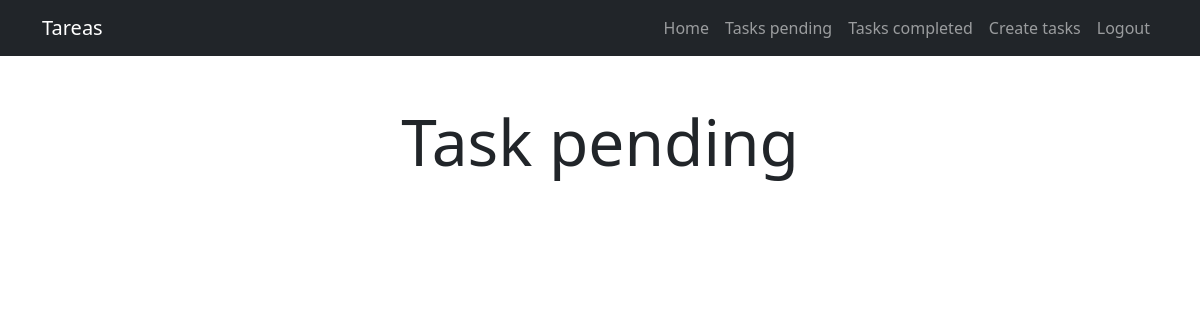
/tasks/ (signed in), run on an earlier commit of the app's database.
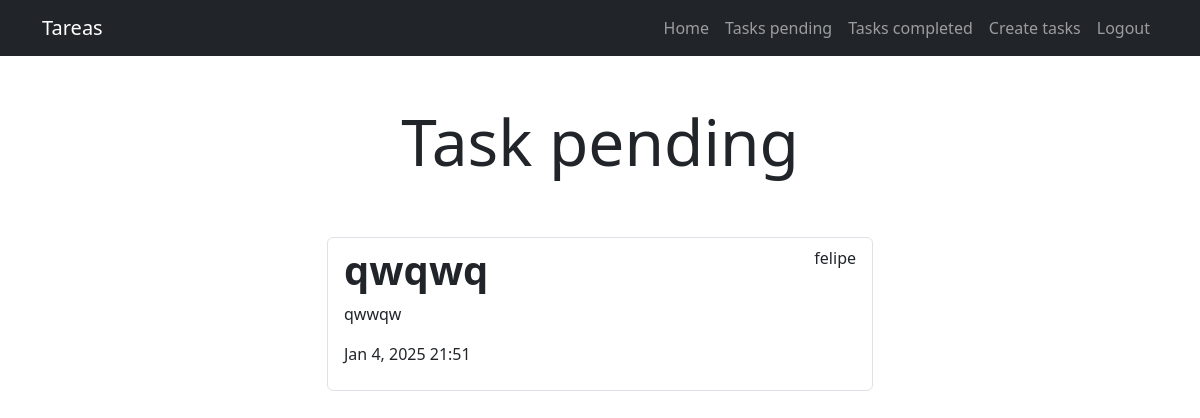
And on a later commit of the database.
### tasks/models.py (models this page shows, shortened)
class Task(models.Model):
    title = models.CharField(max_length= 255)
    description = models. TextField(blank=True)
    created = models.DateTimeField(auto_now_add=True)
    datecompleted = models.DateTimeField(null=True,blank=True)
    important = models.BooleanField(default=False)
    user = models.ForeignKey(User, on_delete= models.CASCADE)

### tasks/views.py (the view)
# urls.py: path("tasks/", views.tasks, name="tasks"),
@login_required
def tasks(request):
    if request.user.is_authenticated:
        tasks = Task.objects.filter(user=request.user)
    else:
        tasks = None  # O una lista vacía []
    return render(request, 'tasks.html', {'tasks': tasks, 'user_authenticated': request.user.is_authenticated})

### tasks/templates/tasks.html
{% extends 'base.html' %}
{% block content %}
<main class="container">
    <div class="row">
        <div class="col-md-6 offset-md-3">
            <h1 class="text-center display-3 py-5">Task pending</h1>
            <ul class="list-group">
                {% for task in tasks %}
                <a class="list-group-item" href="{% url 'task_detail' task.id %}">
                        <header class="d-flex justify-content-between">
                            {% if task.important %}
                            <h1 class="fw-bold text-success">{{task.title}}</h1>
                            {% else %}
                            <h1 class="fw-bold">{{ task.title }}</h1>
                            {% endif %}
                            <p>{{ task.user.username }}</p>
                        </header>
                        <p>{{ task.description }}</p>
                        <p>{{ task.datecompleted|date:'M j, Y H:i' }}</p>
                </a>
                {% endfor %}
            </ul>
        </div>
    </div>
</main>
{% endblock %}

What changed in the data, as far as the page shows it:
added Task: title "qwqwq", user.username "felipe", description "qwwqw", datecompleted "Jan 4, 2025 21:51"
